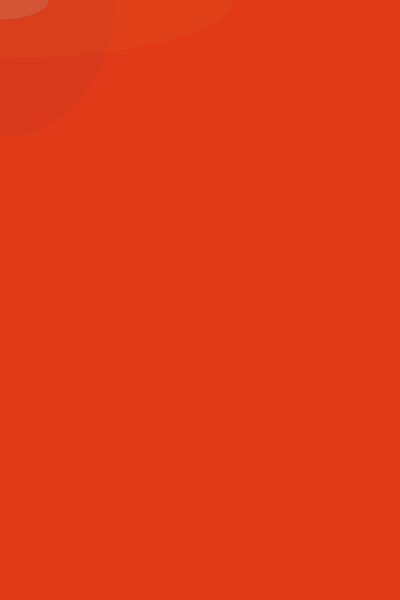
Frame 1 (no input)
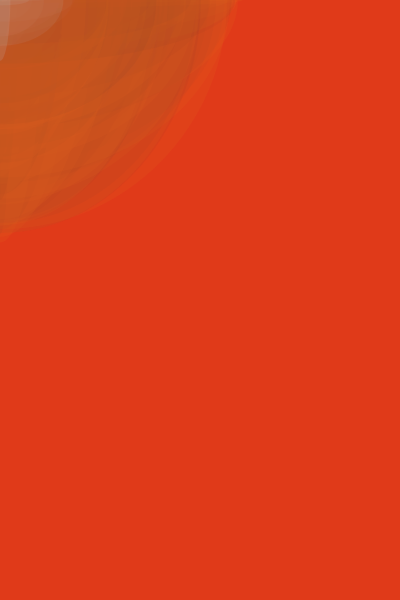
Frame 60 (the mouse pressed at the canvas centre just before this capture)
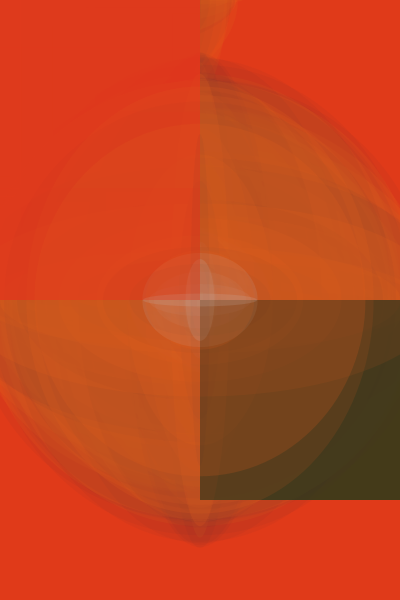
Frame 120 (the mouse held since frame 60 and released just before this capture)

The Processing sketch that drew these frames (run headless with seeded random() and noise(); from frame 60 on, the mouse is pressed at the canvas centre):

// Processing sketch: processing_53815
// ── processing_53815.pde

void setup(){
size(400,600);
background(224,58,25,50);
  
}



void draw(){

  if (frameRate <30) return;

  noStroke();
  fill(67,56,28,50);
  rect(mouseX,mouseY,mouseY,mouseX);
  
 noStroke();
  fill(190,200,209,50);
  ellipse(mouseX,mouseY,random(50-200),random(50-200));
  
 noStroke();
  fill(224,91,25,50);
  ellipse(mouseX,mouseY,random(10-500),random(10-500));
  
 noStroke();
 fill(224,58,25,50);
rect(mouseX,mouseY,random(10-900),random(10-900)); 

 noStroke();
  fill(33,38,49,10);
  ellipse(mouseX,mouseY,random(500-1000),random(500-1000));
  
} 
